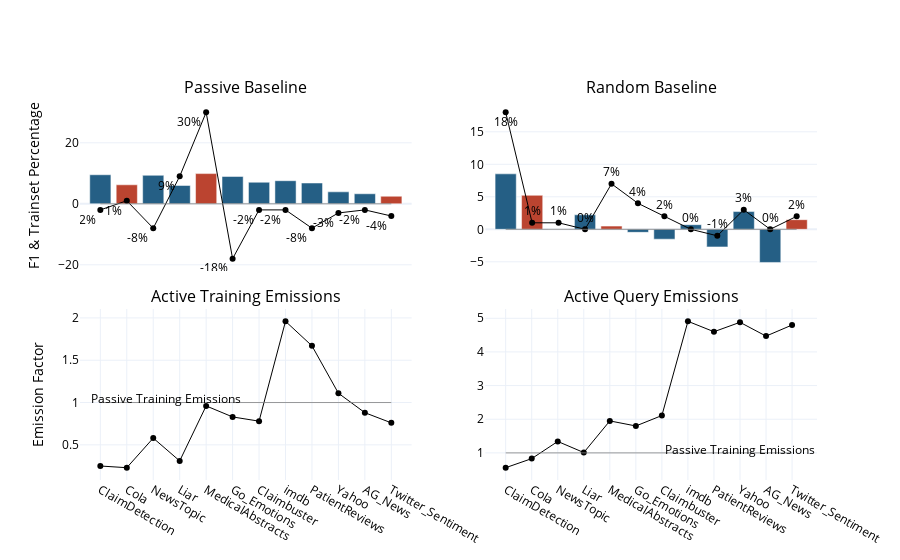

Write notebook code for a chart like this one.
### Code cell
stats = pd.read_csv('PATH/for_plotting.csv').sort_values('Size')
stats['colors'] = stats['Query'].apply(lambda x: colors[0] if x != 'Breaking Ties' else colors[1])

fig = make_subplots(rows=2, 
                    cols=2,
                    specs=[[{}, {}],[{} ,{}]],
                    horizontal_spacing=.1,
                    vertical_spacing=.1,
                    subplot_titles=['Passive Baseline', 'Random Baseline', 'Active Training Emissions', 'Active Query Emissions']
                   )
fig.update_layout(template='plotly_white', font_color='black')
fig.add_trace(go.Scatter(x=stats.Data, y=stats['Max Difference'],
                    mode='lines+markers+text', showlegend=False,
                    text=[f"{int(percent)}%" for percent in stats['Max Difference'].to_list()],
                    textposition='bottom left',
                    line = dict(color='black', width=1),
                    name='lines'), row=1, col=1)
fig.add_trace(go.Scatter(x=stats.Data, y=stats['Random Difference'],
                    mode='lines+markers+text', showlegend=False,
                    text=[f"{int(percent)}%" for percent in stats['Random Difference'].to_list()],
                     textposition=['bottom center'] + ['top center'] * (len(stats)-1),
                    line = dict(color='black', width=1),
                    name='lines'), row=1, col=2)
fig.add_trace(go.Scatter(x=stats.Data, y=stats['Max Training Factor'],
                    mode='lines+markers', showlegend=False,
                    line = dict(color='black', width=1),
                    name='lines'), row=2, col=1)
fig.add_trace(go.Scatter(x=stats.Data, y=stats['Max Query Factor'],
                    mode='lines+markers', showlegend=False,
                    line = dict(color='black', width=1),
                    name='lines'), row=2, col=2)

fig.add_trace(go.Bar(x=stats.Data, y=stats['Percent'],
                     #text=stats['Percent'].round(1),
                    showlegend=False, marker_color=stats.colors), row=1, col=1)
fig.add_trace(go.Bar(x=stats.Data, y=stats['Percent Difference'],
                    # text=stats['Percent Difference'].round(1),
                    showlegend=False, marker_color=stats.colors), row=1, col=2)


fig.add_shape(
    type="line", line_color="gray", line_width=1, opacity=.8, line_dash="solid",
    x0=0, x1=len(stats)-1, y0=0, y1=0, xref='x1', yref='y1'
    )
fig.add_shape(
    type="line", line_color="gray", line_width=1, opacity=.8, line_dash="solid",
    x0=0, x1=len(stats)-1, y0=0, y1=0, xref='x2', yref='y2'
    )
fig.add_shape(
    type="line", line_color="gray", line_width=1, opacity=.8, line_dash="solid",
    x0=0, x1=len(stats)-1, y0=1, y1=1, xref='x3', yref='y3'
    )
fig.add_shape(
    type="line", line_color="gray", line_width=1, opacity=.8, line_dash="solid",
    x0=0, x1=len(stats)-1, y0=1, y1=1, xref='x4', yref='y4'
    )

fig.add_annotation(x=2.5, y=1.05,
            text="Passive Training Emissions",
            xref='x3',
            yref='y3',
            showarrow=False,
            textangle=0,
            align="left",
            font=dict(size=12, color="black"))
fig.add_annotation(x=9, y=1.1,
            text="Passive Training Emissions",
            xref='x4',
            yref='y4',
            showarrow=False,
            textangle=0,
            align="left",
            font=dict(size=12, color="black"))

fig.update_xaxes(showticklabels=False, row=1, col=1)
fig.update_xaxes(showticklabels=False, row=1, col=2)
fig.update_yaxes(title_text='F1 & Trainset Percentage', row=1, col=1)
fig.update_yaxes(title_text='Emission Factor', row=2, col=1)

pio.write_image(fig, f'PATH/PNG/Active_Summary.png',scale=10, width=1080, height=650)
pio.write_image(fig, f'PATH/SVG/Active_Summary.svg',scale=10, width=1080, height=650)
pio.write_image(fig, f'PATH/JPG/Active_Summary.jpg',scale=10, width=1080, height=650)
pio.write_image(fig, f'PATH/PDF/Active_Summary.pdf',scale=10, width=1080, height=650)
fig.write_html(f"PATH/HTML/Active_Summary.html")
fig.show()

### Figure 1 — Plotly figure (JSON) as saved in the notebook; plotly's stock layout.template omitted (floating-point values rounded to 4 significant figures)
{"data": [{"line": {"color": "black", "width": 1}, "mode": "lines+markers+text", "name": "lines", "showlegend": false, "text": ["-2%", "1%", "-8%", "9%", "30%", "-18%", "-2%", "-2%", "-8%", "-3%", "-2%", "-4%"], "textposition": "bottom left", "type": "scatter", "x": ["ClaimDetection", "Cola", "NewsTopic", "Liar", "MedicalAbstracts", "Go_Emotions", "Claimbuster", "imdb", "PatientReviews", "Yahoo", "AG_News", "Twitter_Sentiment"], "xaxis": "x", "y": [-2, 1, -8, 9, 30, -18, -2, -2, -8, -3, -2, -4], "yaxis": "y"}, {"line": {"color": "black", "width": 1}, "mode": "lines+markers+text", "name": "lines", "showlegend": false, "text": ["18%", "1%", "1%", "0%", "7%", "4%", "2%", "0%", "-1%", "3%", "0%", "2%"], "textposition": ["bottom center", "top center", "top center", "top center", "top center", "top center", "top center", "top center", "top center", "top center", "top center", "top center"], "type": "scatter", "x": ["ClaimDetection", "Cola", "NewsTopic", "Liar", "MedicalAbstracts", "Go_Emotions", "Claimbuster", "imdb", "PatientReviews", "Yahoo", "AG_News", "Twitter_Sentiment"], "xaxis": "x2", "y": [18, 1, 1, 0, 7, 4, 2, 0, -1, 3, 0, 2], "yaxis": "y2"}, {"line": {"color": "black", "width": 1}, "mode": "lines+markers", "name": "lines", "showlegend": false, "type": "scatter", "x": ["ClaimDetection", "Cola", "NewsTopic", "Liar", "MedicalAbstracts", "Go_Emotions", "Claimbuster", "imdb", "PatientReviews", "Yahoo", "AG_News", "Twitter_Sentiment"], "xaxis": "x3", "y": [0.25, 0.23, 0.58, 0.31, 0.96, 0.83, 0.78, 1.96, 1.67, 1.11, 0.88, 0.76], "yaxis": "y3"}, {"line": {"color": "black", "width": 1}, "mode": "lines+markers", "name": "lines", "showlegend": false, "type": "scatter", "x": ["ClaimDetection", "Cola", "NewsTopic", "Liar", "MedicalAbstracts", "Go_Emotions", "Claimbuster", "imdb", "PatientReviews", "Yahoo", "AG_News", "Twitter_Sentiment"], "xaxis": "x4", "y": [0.56, 0.83, 1.34, 1.01, 1.95, 1.8, 2.11, 4.91, 4.6, 4.88, 4.47, 4.8], "yaxis": "y4"}, {"marker": {"color": ["#255F85", "#BB4430", "#255F85", "#255F85", "#BB4430", "#255F85", "#255F85", "#255F85", "#255F85", "#255F85", "#255F85", "#BB4430"]}, "showlegend": false, "type": "bar", "x": ["ClaimDetection", "Cola", "NewsTopic", "Liar", "MedicalAbstracts", "Go_Emotions", "Claimbuster", "imdb", "PatientReviews", "Yahoo", "AG_News", "Twitter_Sentiment"], "xaxis": "x", "y": [9.52, 6.23, 9.34, 6.01, 9.9, 8.97, 7.07, 7.57, 6.82, 3.92, 3.29, 2.48], "yaxis": "y"}, {"marker": {"color": ["#255F85", "#BB4430", "#255F85", "#255F85", "#BB4430", "#255F85", "#255F85", "#255F85", "#255F85", "#255F85", "#255F85", "#BB4430"]}, "showlegend": false, "type": "bar", "x": ["ClaimDetection", "Cola", "NewsTopic", "Liar", "MedicalAbstracts", "Go_Emotions", "Claimbuster", "imdb", "PatientReviews", "Yahoo", "AG_News", "Twitter_Sentiment"], "xaxis": "x2", "y": [8.53, 5.23, 0, 2.23, 0.49, -0.47, -1.52, 0.71, -2.71, 2.73, -5.1, 1.48], "yaxis": "y2"}], "layout": {"annotations": [{"font": {"size": 16}, "showarrow": false, "text": "Passive Baseline", "x": 0.225, "xanchor": "center", "xref": "paper", "y": 1, "yanchor": "bottom", "yref": "paper"}, {"font": {"size": 16}, "showarrow": false, "text": "Random Baseline", "x": 0.775, "xanchor": "center", "xref": "paper", "y": 1, "yanchor": "bottom", "yref": "paper"}, {"font": {"size": 16}, "showarrow": false, "text": "Active Training Emissions", "x": 0.225, "xanchor": "center", "xref": "paper", "y": 0.45, "yanchor": "bottom", "yref": "paper"}, {"font": {"size": 16}, "showarrow": false, "text": "Active Query Emissions", "x": 0.775, "xanchor": "center", "xref": "paper", "y": 0.45, "yanchor": "bottom", "yref": "paper"}, {"align": "left", "font": {"color": "black", "size": 12}, "showarrow": false, "text": "Passive Training Emissions", "textangle": 0, "x": 2.5, "xref": "x3", "y": 1.05, "yref": "y3"}, {"align": "left", "font": {"color": "black", "size": 12}, "showarrow": false, "text": "Passive Training Emissions", "textangle": 0, "x": 9, "xref": "x4", "y": 1.1, "yref": "y4"}], "font": {"color": "black"}, "shapes": [{"line": {"color": "gray", "dash": "solid", "width": 1}, "opacity": 0.8, "type": "line", "x0": 0, "x1": 11, "xref": "x", "y0": 0, "y1": 0, "yref": "y"}, {"line": {"color": "gray", "dash": "solid", "width": 1}, "opacity": 0.8, "type": "line", "x0": 0, "x1": 11, "xref": "x2", "y0": 0, "y1": 0, "yref": "y2"}, {"line": {"color": "gray", "dash": "solid", "width": 1}, "opacity": 0.8, "type": "line", "x0": 0, "x1": 11, "xref": "x3", "y0": 1, "y1": 1, "yref": "y3"}, {"line": {"color": "gray", "dash": "solid", "width": 1}, "opacity": 0.8, "type": "line", "x0": 0, "x1": 11, "xref": "x4", "y0": 1, "y1": 1, "yref": "y4"}], "xaxis": {"anchor": "y", "domain": [0, 0.45], "showticklabels": false}, "xaxis2": {"anchor": "y2", "domain": [0.55, 1], "showticklabels": false}, "xaxis3": {"anchor": "y3", "domain": [0, 0.45]}, "xaxis4": {"anchor": "y4", "domain": [0.55, 1]}, "yaxis": {"anchor": "x", "domain": [0.55, 1], "title": {"text": "F1 & Trainset Percentage"}}, "yaxis2": {"anchor": "x2", "domain": [0.55, 1]}, "yaxis3": {"anchor": "x3", "domain": [0, 0.45], "title": {"text": "Emission Factor"}}, "yaxis4": {"anchor": "x4", "domain": [0, 0.45]}}}
